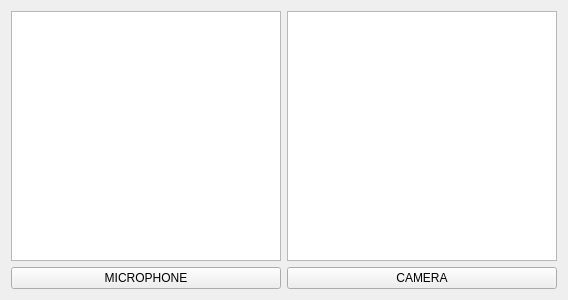
<?xml version="1.0" encoding="UTF-8"?>
<ui version="4.0">
 <class>Form</class>
 <widget class="QWidget" name="Form">
  <property name="geometry">
   <rect>
    <x>0</x>
    <y>0</y>
    <width>568</width>
    <height>300</height>
   </rect>
  </property>
  <property name="windowTitle">
   <string>Form</string>
  </property>
  <layout class="QGridLayout" name="gridLayout">
   <item row="0" column="0">
    <widget class="GraphicsLayoutWidget" name="graphicsView"/>
   </item>
   <item row="1" column="0">
    <widget class="QPushButton" name="pushButton">
     <property name="text">
      <string>MICROPHONE</string>
     </property>
     <property name="checkable">
      <bool>true</bool>
     </property>
    </widget>
   </item>
   <item row="1" column="1">
    <widget class="QPushButton" name="pushButton_2">
     <property name="text">
      <string>CAMERA</string>
     </property>
     <property name="checkable">
      <bool>true</bool>
     </property>
    </widget>
   </item>
   <item row="0" column="1">
    <widget class="GraphicsLayoutWidget" name="graphicsView_2"/>
   </item>
  </layout>
 </widget>
 <customwidgets>
  <customwidget>
   <class>GraphicsLayoutWidget</class>
   <extends>QGraphicsView</extends>
   <header location="global">pyqtgraph</header>
  </customwidget>
 </customwidgets>
 <resources/>
 <connections/>
</ui>
